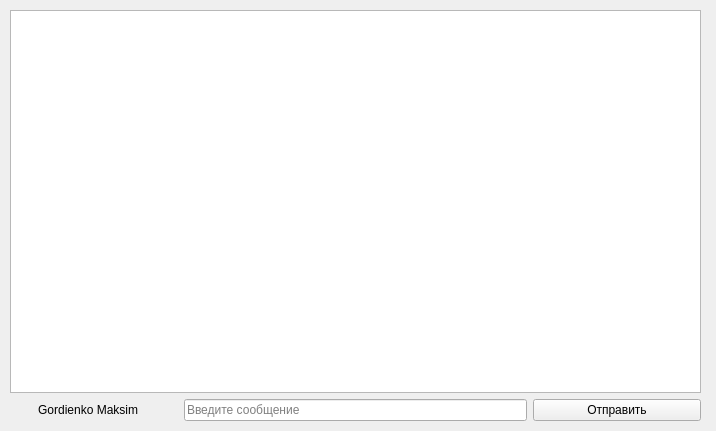
<?xml version="1.0" encoding="UTF-8"?>
<ui version="4.0">
 <class>MainWindow</class>
 <widget class="QMainWindow" name="MainWindow">
  <property name="geometry">
   <rect>
    <x>0</x>
    <y>0</y>
    <width>716</width>
    <height>431</height>
   </rect>
  </property>
  <property name="windowTitle">
   <string>MainWindow</string>
  </property>
  <widget class="QWidget" name="centralwidget">
   <widget class="QWidget" name="gridLayoutWidget">
    <property name="geometry">
     <rect>
      <x>10</x>
      <y>10</y>
      <width>691</width>
      <height>411</height>
     </rect>
    </property>
    <layout class="QGridLayout" name="gridLayout">
     <item row="2" column="3">
      <widget class="QPushButton" name="send">
       <property name="text">
        <string>Отправить</string>
       </property>
      </widget>
     </item>
     <item row="2" column="1" colspan="2">
      <widget class="QLineEdit" name="message">
       <property name="placeholderText">
        <string>Введите сообщение</string>
       </property>
      </widget>
     </item>
     <item row="2" column="0">
      <widget class="QLabel" name="Name">
       <property name="layoutDirection">
        <enum>Qt::LeftToRight</enum>
       </property>
       <property name="text">
        <string>Gordienko Maksim            </string>
       </property>
       <property name="alignment">
        <set>Qt::AlignRight|Qt::AlignTrailing|Qt::AlignVCenter</set>
       </property>
      </widget>
     </item>
     <item row="1" column="0" colspan="4">
      <widget class="QTextEdit" name="textEdit">
       <property name="readOnly">
        <bool>true</bool>
       </property>
      </widget>
     </item>
    </layout>
   </widget>
  </widget>
 </widget>
 <resources/>
 <connections/>
</ui>
